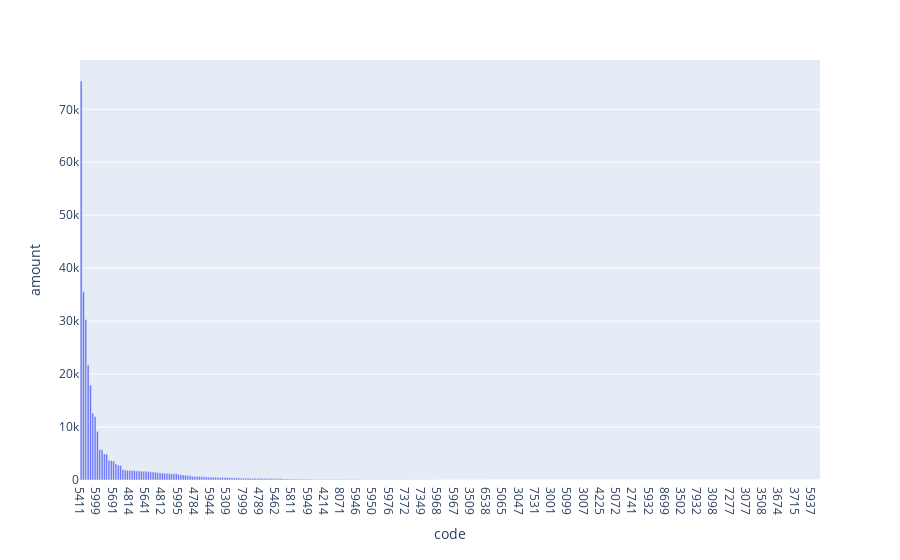

Notebook code cell kept with this figure:
### Code cell
fig=px.bar(count_mcc,x='code',y='amount')
fig.show()

### Figure 1 — Plotly figure (JSON) as saved in the notebook; plotly's stock layout.template omitted (floating-point values rounded to 4 significant figures; data arrays with more than 128 entries replaced by an {"elided": "..."} marker saying what was removed)
{"data": [{"alignmentgroup": "True", "hovertemplate": "code=%{x}<br>amount=%{y}<extra></extra>", "legendgroup": "", "marker": {"color": "#636efa", "pattern": {"shape": ""}}, "name": "", "offsetgroup": "", "orientation": "v", "showlegend": false, "textposition": "auto", "type": "bar", "x": {"elided": "319 str values"}, "xaxis": "x", "y": {"elided": "319 int values"}, "yaxis": "y"}], "layout": {"barmode": "relative", "legend": {"tracegroupgap": 0}, "margin": {"t": 60}, "xaxis": {"anchor": "y", "domain": [0, 1], "title": {"text": "code"}}, "yaxis": {"anchor": "x", "domain": [0, 1], "title": {"text": "amount"}}}}
